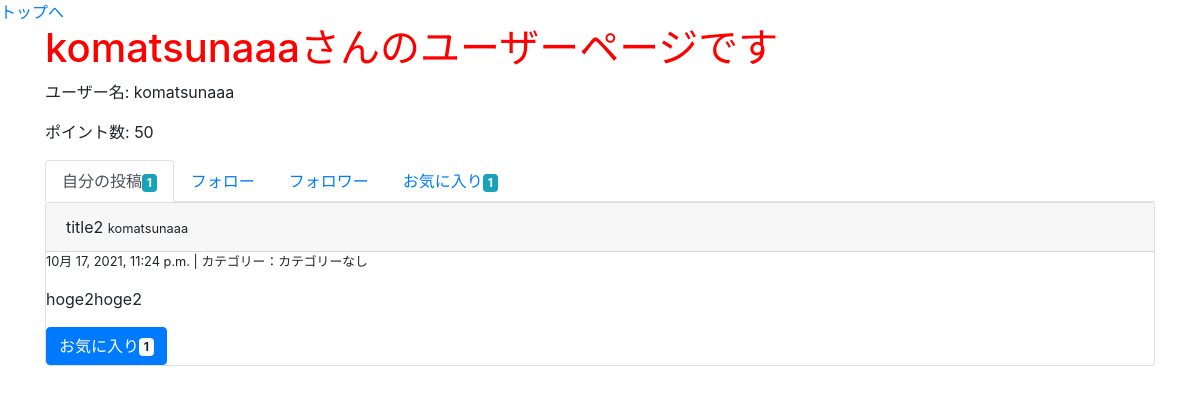
/user/2/, run on an earlier commit of the app's database.
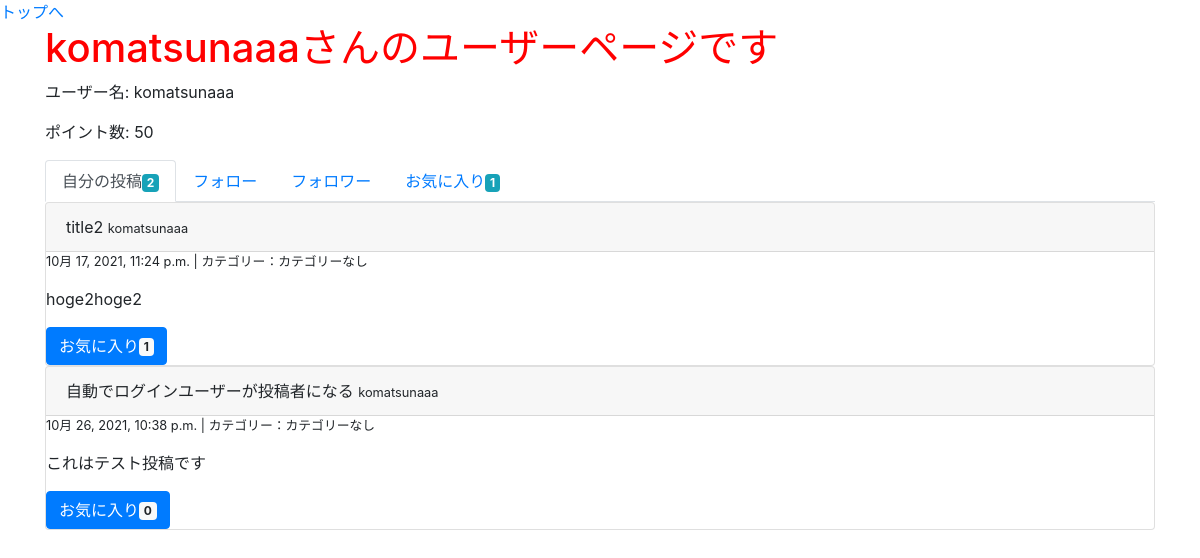
And on a later commit of the database.
### groomings/models.py (models this page shows, shortened)
class Date(models.Model):
    created_at = models.DateTimeField(default=now)
    class Meta:
        abstract = True

class Post(Date):
    title = models.CharField(max_length=30, null=True, blank=True)
    image = models.FileField(upload_to='post_image/', null=True)
    text = models.TextField(null=True, blank=True)
    user = models.ForeignKey(
        'User', on_delete=models.CASCADE, related_name="user_post"
    )
    favorite = models.ManyToManyField(User, related_name="user_favo_post")
    category = models.CharField(max_length=15, default='カテゴリーなし')
    class Meta:
        db_table = 'post'

class User(AbstractBaseUser, PermissionsMixin):
    username = models.CharField(max_length=150)
    email = models.EmailField(max_length=255, unique=True)
    point = models.IntegerField(default=50)
    is_active = models.BooleanField(default=True)
    is_staff = models.BooleanField(default=False) # 管理画面にログインできるかどうか
    USERNAME_FIELD = 'email' # このテーブルのレコードを一意に識別
    REQUIRED_FIELDS = ['username'] # スーパーユーザー作成時に入力する(emailとパスワードは必須だからそれ以外で)
    objects = UserManager()

### groomings/views.py (the view)
# urls.py: path(r'user/<int:user_id>/', views.user, name = 'user'), # ユーザー個人ページ
def user(request, user_id):
    user = User.objects.get(pk=user_id)
    posts = user.user_post.all()
    posts_count = user.user_post.all().count()
    favo_count = user.user_favo_post.all().count()
    return render(request, 'groomings/user.html', context={"user": user, "posts": posts, "posts_count": posts_count, "favo_count": favo_count})

### groomings/templatetags/tag_event.py (called while the page is built)
@register.filter(name="count_favo")
def count_favo(post):
    return post.favorite.all().count()

### groomings/templates/groomings/user.html
{% extends "groomings/_user.html" %}
{% load tag_event %}
{% block posts %}
  <ul class="nav nav-tabs">
    <li class="nav-item"><a href="{% url 'groomings:user' user.id %}" class="nav-link active">自分の投稿<span class="badge badge-info">{{ posts_count }}</span></a></li>
    <li class="nav-item"><a href="#" class="nav-link">フォロー</a></li>
    <li class="nav-item"><a href="#" class="nav-link">フォロワー</a></li>
    <li class="nav-item"><a href="{% url 'groomings:user_favo' user.id %}" class="nav-link">お気に入り<span class="badge badge-info">{{ favo_count }}</span></a></li>
  </ul>
  {% for post in posts %}
    <div class="post card">
      <div class="card-header">
        {{ post.title }}
        <small>{{ post.user.username }}</small>
      </div>
      <div class="body">
        <p class="small">{{ post.created_at }} | カテゴリー：{{ post.category }}</p>
        <p>{{ post.text }}</p>
        <button class="btn btn-primary">お気に入り<span class="badge badge-light">{{ post | count_favo }}</span></button>
      </div>
    </div>
  {% endfor %}
{% endblock %}

What changed in the data, as far as the page shows it:
added Post: title "自動でログインユーザーが投稿者になる", user.username "komatsunaaa", created_at "10月 26, 2021, 10:38 p.m.", category "カテゴリーなし", text "これはテスト投稿です", id "0"
Also different on the page:
{{ posts_count }}: "1" → "2"
